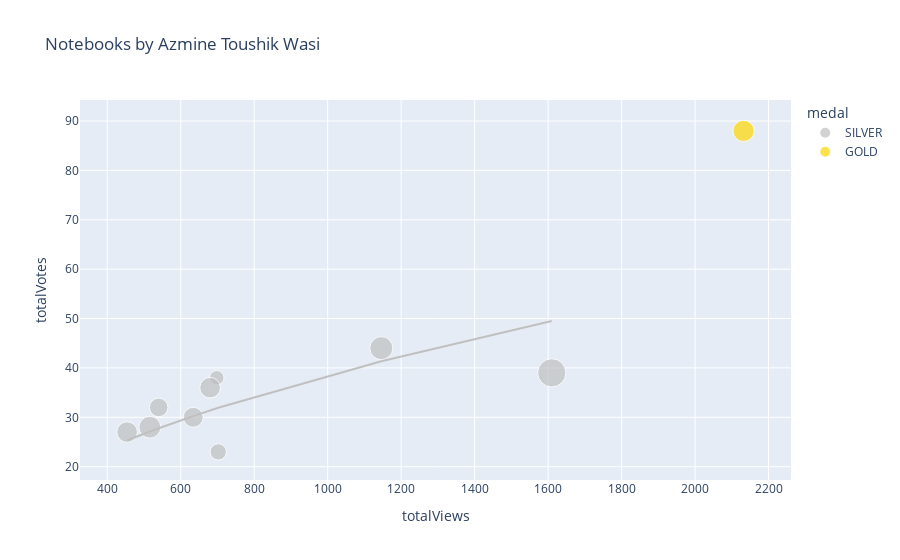

Source (notebook cell):
### Markdown cell above
# Plotly Scatter Plot

You may want to tweak these settings depending on how many notebooks you have...

### Code cell
import plotly.express as px

df['totalComments'].fillna(0, inplace=True)
df['medal'].fillna('N/A', inplace=True)
df['size'] = df['totalComments'].clip(lower=1)
color_map = {
    'GOLD': 'gold',
    'SILVER': 'silver',
    'BRONZE': 'chocolate',
    'N/A': '#333'
}
px.scatter(
    df,
    'totalViews',
    'totalVotes',
    title=f'Notebooks by {df.author_displayName.get(0)}',
    log_x=False,
    log_y=False,
    color='medal',
    color_discrete_map=color_map,
    size='size',
    trendline='ols',
    trendline_options=dict(log_x=True, log_y=True, add_constant=False),
    #trendline='lowess', # Use for Locally Weighted Scatterplot Smoothing line
    #trendline_scope='overall', # Use this for one trendline
    hover_name='title',
    hover_data={
        'size': False,
        'totalViews': ':,.0f',
        'totalVotes': ':,.0f',
        'totalLines': ':,.0f',
        'totalComments': ':,.0f',
        'viewsPerVote': ':,.0f',
        'languageName': True,
        'versionNumber': True,
        'lastRun': True,
        'lastRunExecutionTimeSeconds': ':,.0f',
        'medal': True,
    })

### Figure 1 — Plotly figure (JSON) as saved in the notebook; plotly's stock layout.template omitted (floating-point values rounded to 4 significant figures)
{"data": [{"customdata": [[20, 262, 20, 25.49, "Python", 8, "Thu Jun 16 09:27:26 2022", 41, "SILVER"], [10, 536, 10, 29.29, "Python", 11, "Wed Jun 15 04:45:57 2022", 52, "SILVER"], [8, 344, 8, 17.92, "Python", 7, "Tue Jun 14 09:41:59 2022", 68, "SILVER"], [13, 488, 13, 16.39, "Python", 13, "Wed Jun  8 10:16:51 2022", 110, "SILVER"], [16, 354, 16, 18.41, "Python", 6, "Mon Jun  6 09:14:09 2022", 97, "SILVER"], [18, 596, 18, 17.83, "Python", 9, "Wed Jun  1 19:00:46 2022", 47, "SILVER"], [30, 273, 30, 40.27, "Python", 9, "Tue May 31 07:51:02 2022", 74, "SILVER"], [16, 279, 16, 16.25, "Python", 16, "Sun May 29 07:50:50 2022", 40, "SILVER"], [15, 461, 15, 20.48, "Python", 14, "Fri May 27 02:34:12 2022", 79, "SILVER"]], "hovertemplate": "<b>%{hovertext}</b><br><br>medal=%{customdata[8]}<br>totalViews=%{x:,.0f}<br>totalVotes=%{y:,.0f}<br>totalLines=%{customdata[1]:,.0f}<br>totalComments=%{customdata[2]:,.0f}<br>viewsPerVote=%{customdata[3]:,.0f}<br>languageName=%{customdata[4]}<br>versionNumber=%{customdata[5]}<br>lastRun=%{customdata[6]}<br>lastRunExecutionTimeSeconds=%{customdata[7]:,.0f}<extra></extra>", "hovertext": ["▶️ Lionel Messi 📊 Extended EDA ⚽ Goals ", "UCL ⚽ EDA & Viz ⭐ 2021-22 ⭐ Players & Teams", "✅ 07 Cross Validation Methods ➡️ Tutorial 📊", "Divorce 💥 XGBoost 📊 PCA Analysis with SHAP,TSNE", "🛠 Feature Engineering ➡️ Tutorial  ⚙ Housing Data", "📋 Bias-Variance Tradeoff ➡️ with NumPy & Seaborn", "▶️ Cristiano Ronaldo 📊 Extended EDA ⚽ Goals ", " 📘 Coursera 📉 EDA, FE 📈 Analysis + Insights 📊", "Export Processing Zones - EDA+Statistical Analysis"], "legendgroup": "SILVER", "marker": {"color": "silver", "size": [20, 10, 8, 13, 16, 18, 30, 16, 15], "sizemode": "area", "sizeref": 0.075, "symbol": "circle"}, "mode": "markers", "name": "SILVER", "orientation": "v", "showlegend": true, "type": "scatter", "x": [1146, 702, 698, 540, 680, 516, 1610, 454, 634], "xaxis": "x", "y": [44, 23, 38, 32, 36, 28, 39, 27, 30], "yaxis": "y"}, {"hovertemplate": "<b>OLS trendline</b><br>log10(totalVotes) = 0.528427 * log10(totalViews)<br>R<sup>2</sup>=0.997772<br><br>medal=SILVER<br>totalViews=%{x:,.0f}<br>totalVotes=%{y:,.0f} <b>(trend)</b><extra></extra>", "legendgroup": "SILVER", "marker": {"color": "silver", "symbol": "circle"}, "mode": "lines", "name": "SILVER", "showlegend": false, "type": "scatter", "x": [454, 516, 540, 634, 680, 698, 702, 1146, 1610], "xaxis": "x", "y": [25.35, 27.13, 27.79, 30.25, 31.39, 31.83, 31.92, 41.36, 49.5], "yaxis": "y"}, {"customdata": [[17, 357, 17, 23.97, "Python", 6, "Tue Jun 14 09:44:41 2022", 88, "GOLD"]], "hovertemplate": "<b>%{hovertext}</b><br><br>medal=%{customdata[8]}<br>totalViews=%{x:,.0f}<br>totalVotes=%{y:,.0f}<br>totalLines=%{customdata[1]:,.0f}<br>totalComments=%{customdata[2]:,.0f}<br>viewsPerVote=%{customdata[3]:,.0f}<br>languageName=%{customdata[4]}<br>versionNumber=%{customdata[5]}<br>lastRun=%{customdata[6]}<br>lastRunExecutionTimeSeconds=%{customdata[7]:,.0f}<extra></extra>", "hovertext": ["➡️ Intro to Imputation 🔍 Different Techniques"], "legendgroup": "GOLD", "marker": {"color": "gold", "size": [17], "sizemode": "area", "sizeref": 0.075, "symbol": "circle"}, "mode": "markers", "name": "GOLD", "orientation": "v", "showlegend": true, "type": "scatter", "x": [2132], "xaxis": "x", "y": [88], "yaxis": "y"}, {"hovertemplate": "medal=GOLD<extra></extra>", "legendgroup": "GOLD", "marker": {"color": "gold", "symbol": "circle"}, "mode": "lines", "name": "GOLD", "showlegend": false, "type": "scatter", "xaxis": "x", "yaxis": "y"}], "layout": {"legend": {"itemsizing": "constant", "title": {"text": "medal"}, "tracegroupgap": 0}, "title": {"text": "Notebooks by Azmine Toushik Wasi"}, "xaxis": {"anchor": "y", "domain": [0, 1], "title": {"text": "totalViews"}}, "yaxis": {"anchor": "x", "domain": [0, 1], "title": {"text": "totalVotes"}}}}
